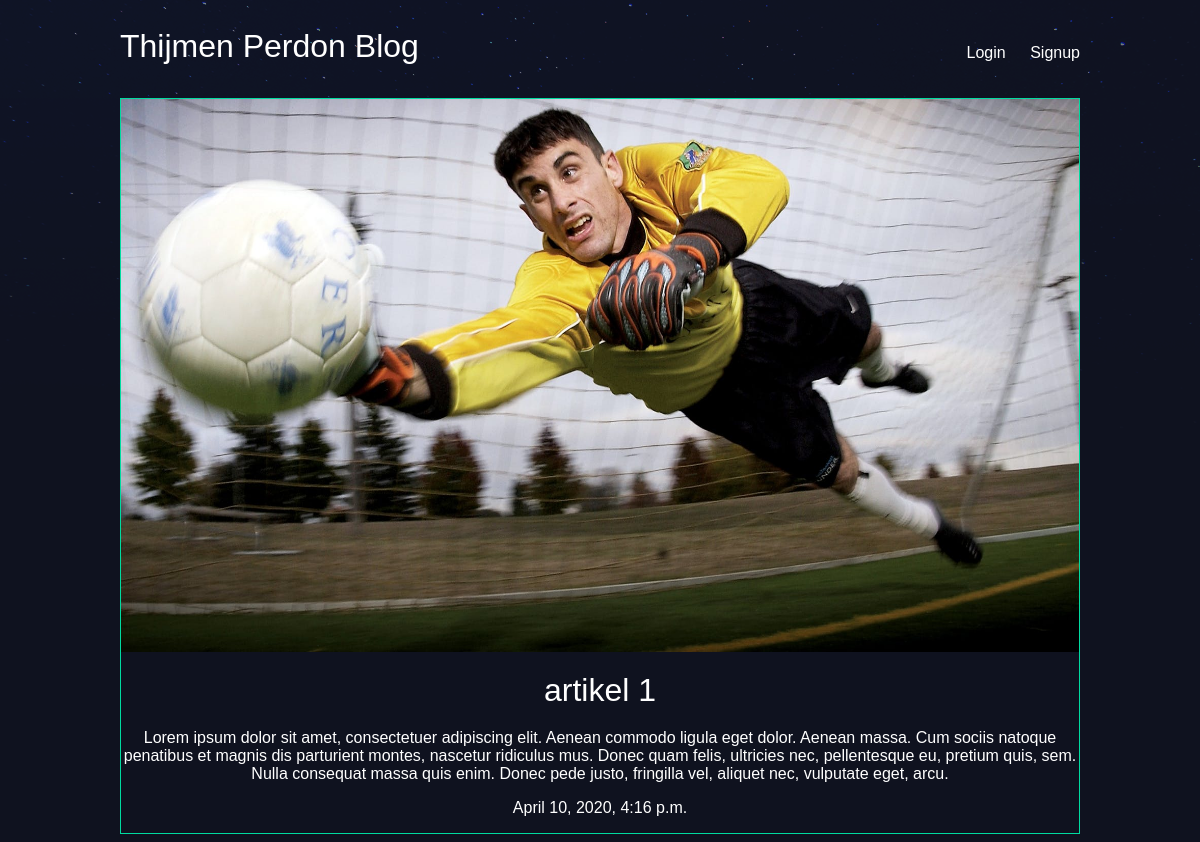
The page /articles/artikel-1 on the database its author committed.
### articles/models.py (models this page shows, shortened)
class Article(models.Model):
    title = models.CharField(max_length=100)
    slug = models.SlugField()
    body = models.TextField()
    date = models.DateTimeField(auto_now_add=True)
    thumb = models.ImageField(default="default.png", blank=True)
    author = models.ForeignKey(User, on_delete=models.CASCADE, default=None)

### articles/views.py (the view)
# urls.py: path('<slug>', views.article_detail, name="detail"),
def article_detail(request, slug):
    article = Article.objects.get(slug=slug)
    return render(request, 'articles/article_detail.html', {'article': article})

### articles/templates/articles/article_detail.html
{% extends 'base_layout.html' %}
{% block content %}
<div class="article-detail">
    <div class="article">
        <img src="{{article.thumb.url}}" />
        <h2>{{article.title}}</h2>
        <p>{{article.body}}</p>
        <p>{{article.date}}</p>
    </div>
</div>
{% endblock %}

### assets/styles.css (style rules this page uses)
body { background-color: #0f121f; background-image: url(stars.png); background-repeat: no-repeat; color: #fff; }
body * { font-family: Arial, Helvetica, sans-serif; }
h1, h2, h3, h4, h5 { font-weight: normal; margin: 0; }
.article { padding: 10px; border: 1px solid #00dba0; position: relative; padding-bottom: 40px; }
.article h2 { font-size: 1.2em; }
.article-detail .article { padding: 0; }
.article-detail .article img { max-width: 100%; text-align: center; }
.article-detail .article h2 { text-align: center; margin: 20px auto; font-size: 2em; }
.article-detail .article p { text-align: center; }

### rows shown on the page
Article: thumb (picture), title "artikel 1", body "Lorem ipsum dolor sit amet, consectetuer adipiscing elit. Aenean commodo ligula eget dolor. Aenean massa. Cum sociis natoque penatibus et magnis dis parturient montes, nascetur ridiculus mus. Donec quam felis, ultricies nec, pellentesque eu, pretium quis, sem. Nulla consequat massa quis enim. Donec pede justo, fringilla vel, aliquet nec, vulputate eget, arcu.", date "April 10, 2020, 4:16 p.m."
